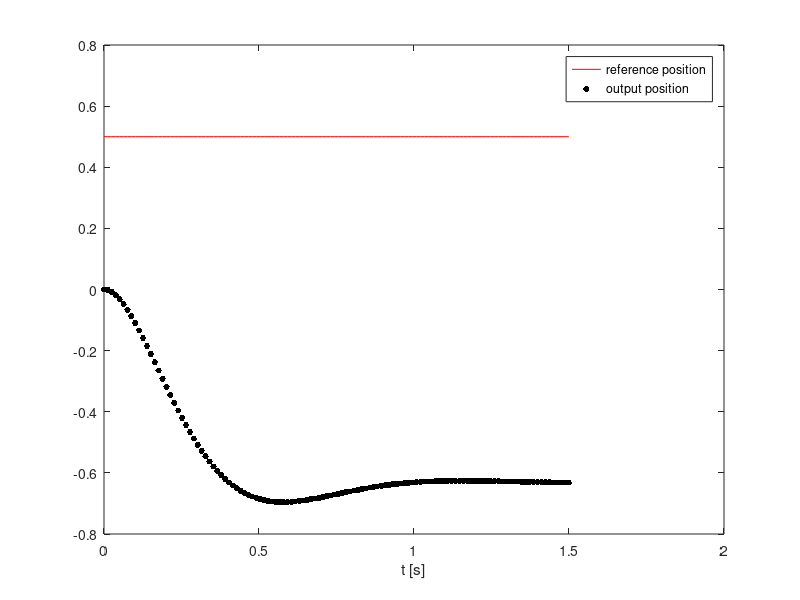
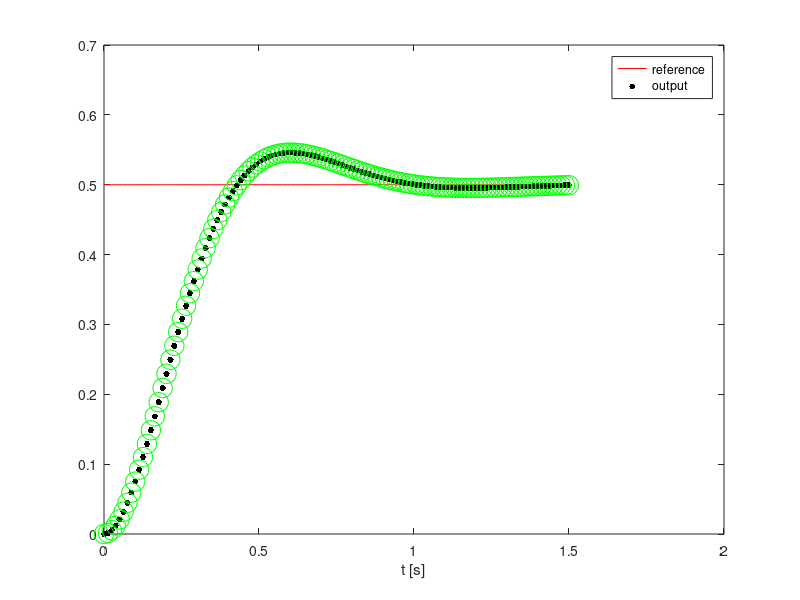

Write MATLAB code to recreate these figures, in order.
clear all
clc
T=0.0126
%state-space model in modal coordinates
A = [0.9798 0.1232; -.1232 .9798];
B = [0.0127 ; 0.0375];
C=[.0306 -.0083];
D=[0];

Nmatrix = [C 0; A-eye(2) B]\[1;zeros(2,1)];
Nx = Nmatrix(1:2);
Nu = Nmatrix(3);

r = 0.5;
xr = Nx*r
uss = Nu*r;

%controller
%augmented model
zstar = [.9487+.0652i, .9487-.0652i]
K=acker(A,B,zstar)


t=(0:T:1.5)';
N=length(t);
x=zeros(2,N);
xI=zeros(1,N)
y=zeros(1,N);
u=zeros(1,N);
r=.5*ones(1,N);
xr=Nx*r;
uss=Nu*r;

u(1) = -K*(x(:,1)-xr(:,1));
for k =2:N
    x(:,k) = A*x(:,k-1) + B*u(k-1);
    y(k) = C*x(:,k) + D*u(k);
    u(k) = -K*(x(:,k)-xr(:,k));
end
figure
plot(t,r,'r-',t,y,'k.','markersize',14)
xlabel('t [s]'),legend('reference position','output position')
%%getting the state feedback matrix
A_aug=[A,zeros(2,1);-C,1];
B_aug=[B;-D]
zstar_aug=[zstar, .9*abs(zstar(1))];
K_aug=acker(A_aug,B_aug,zstar_aug);
eig(A_aug-B_aug*K_aug)
%define estimator gain matrix
betastar=[.8225+.2501i; .8225-.2501i]
L=acker(A',C',betastar)';
eig(A-L*C);



%redefine variables
x=zeros(2,N);
xI=zeros(1,N);
y=zeros(1,N);
u=zeros(1,N);
e=zeros(1,N);
xhat=zeros(2,N); %estimated states
yhat=zeros(1,N);

r=.5*ones(1,N);
xr=Nx*r;
uss=Nu*r

u(1)=-K_aug*([xhat(:,1);xI(1)]-[xr(:,1);0]);
e(1)=r(1)-y(1)
for k = 2:N
    x(:,k) = A*x(:,k-1)+B*u(k-1);
    xhat(:,k)=A*xhat(:,k-1)+B*u(k-1)-L*(yhat(k-1)-y(k-1));
    xI(k) = xI(k-1)+e(k-1);
    y(k)=C*x(:,k)+D*u(k);
    yhat(k)=C*xhat(:,k)+D*u(k)
    e(k)=r(k)-y(k);
    u(k)=-K_aug*([xhat(:,k);xI(k)]-[xr(:,k);0]);
end

figure
plot(t,r,'r-',t,y,'k.','markersize',14)
hold on
plot(t,yhat,'go','markersize',14)
xlabel('t [s]'),legend('reference','output')




